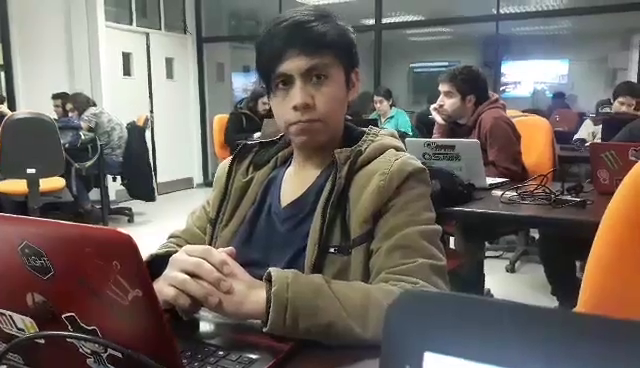
#> input picture frame 22 of Backend/uploads/fabian-like.mp4, 640 x 368 px
$ python dense-solution.py
#> lines starting #> are read from the running program, lines starting #| are printed output that depends on the picture
import cv2 as cv
import numpy as np
import time

start = time.time()

# The video feed is read in as a VideoCapture object
cap = cv.VideoCapture('/home/fabian/Documentos/Dataset/fabian-like.mp4')
# ret = a boolean return value from getting the frame, first_frame = the first frame in the entire video sequence
ret, first_frame = cap.read()
#> first_frame is the input picture: shape (368, 640, 3); mean B, G, R 95.6, 101.3, 109.3
# Converts frame to grayscale because we only need the luminance channel for detecting edges - less computationally expensive
prev_gray = cv.cvtColor(first_frame, cv.COLOR_BGR2GRAY)
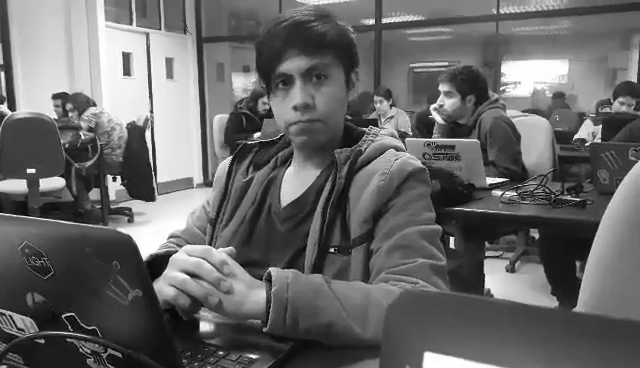
#> prev_gray: shape (368, 640); min 0, max 255, mean 103
# Creates an image filled with zero intensities with the same dimensions as the frame
mask = np.zeros_like(first_frame)
# Sets image saturation to maximum
mask[..., 1] = 255

while(cap.isOpened()):
    # ret = a boolean return value from getting the frame, frame = the current frame being projected in the video
    ret, frame = cap.read()
    # Opens a new window and displays the input frame
    try:
        cv.imshow("input", frame)
        # Converts each frame to grayscale - we previously only converted the first frame to grayscale
        gray = cv.cvtColor(frame, cv.COLOR_BGR2GRAY)
    except Exception:
        print("Bye")
        break
    # Calculates dense optical flow by Farneback method
    # https://docs.opencv.org/3.0-beta/modules/video/doc/motion_analysis_and_object_tracking.html#calcopticalflowfarneback
    flow = cv.calcOpticalFlowFarneback(prev_gray, gray, None, 0.5, 3, 15, 3, 5, 1.2, 0)
    # Computes the magnitude and angle of the 2D vectors
    magnitude, angle = cv.cartToPolar(flow[..., 0], flow[..., 1])
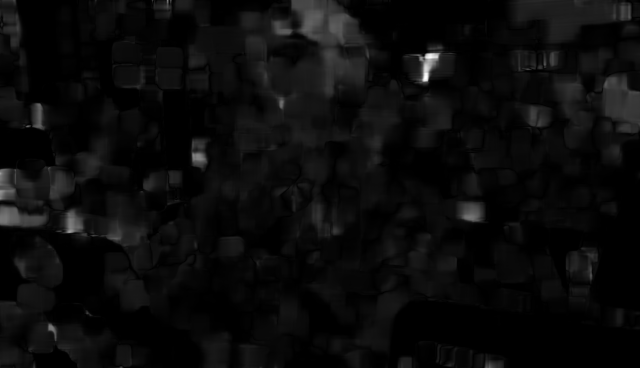
#> magnitude: shape (368, 640) float32; min 7.51e-18, max 2.64, mean 0.119; drawn with min black and max white
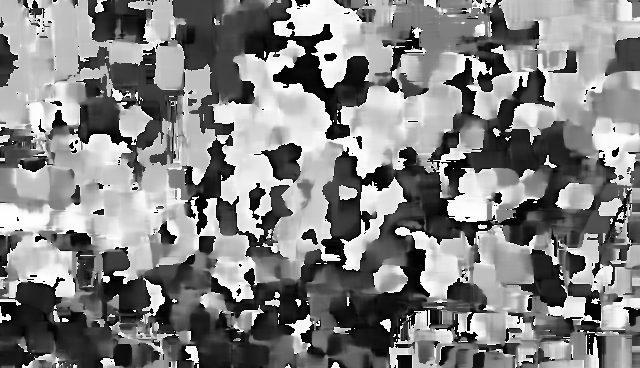
#> angle: shape (368, 640) float32; min 1.98e-05, max 6.28, mean 3.21; drawn with min black and max white
    # Sets image hue according to the optical flow direction
    mask[..., 0] = angle * 180 / np.pi / 2
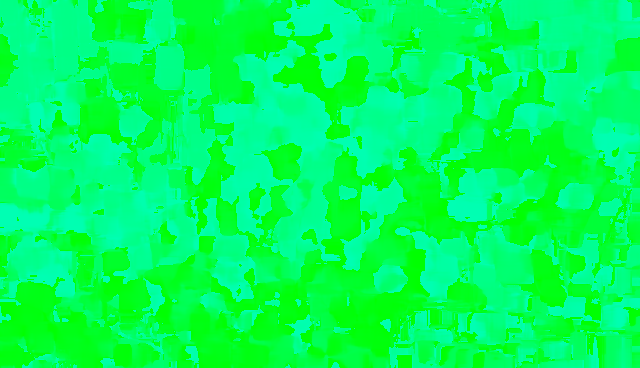
#> mask: shape (368, 640, 3); mean of channels 0, 1, 2 91.5, 255, 0; drawn as B, G, R
    # Sets image value according to the optical flow magnitude (normalized)
    mask[..., 2] = cv.normalize(magnitude, None, 0, 255, cv.NORM_MINMAX)
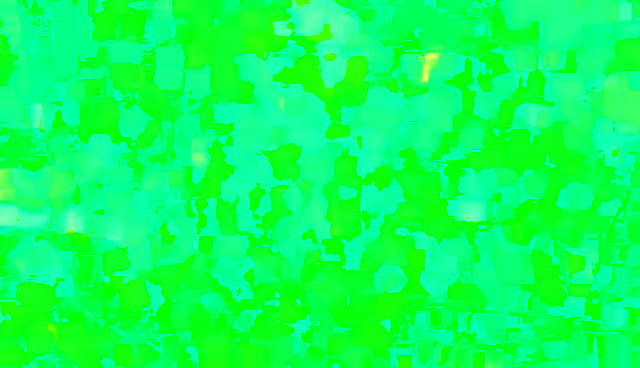
#> mask: shape (368, 640, 3); mean of channels 0, 1, 2 91.5, 255, 11; drawn as B, G, R
    # Converts HSV to RGB (BGR) color representation
    rgb = cv.cvtColor(mask, cv.COLOR_HSV2BGR)
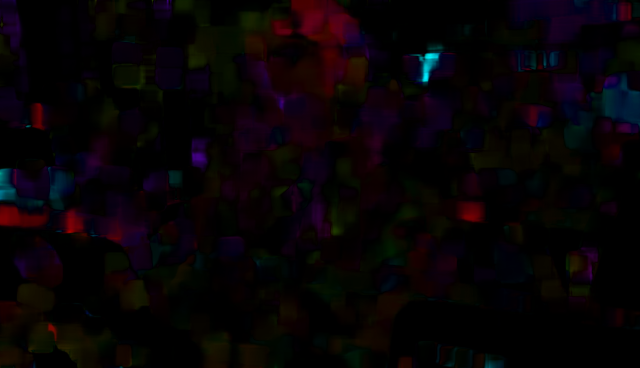
#> rgb: shape (368, 640, 3); mean B, G, R 5.3, 3.1, 7.6
    # Opens a new window and displays the output frame
    cv.imshow("dense optical flow", rgb)
    # Updates previous frame
    prev_gray = gray
    # Frames are read by intervals of 1 millisecond. The programs breaks out of the while loop when the user presses the 'q' key
    if cv.waitKey(1) & 0xFF == ord('q'):
#> (key q is pressed here)
        break
# The following frees up resources and closes all windows
end = time. time()
cap.release()
cv.destroyAllWindows()

print(end - start, "segundos")

$ run again, starting later in the video
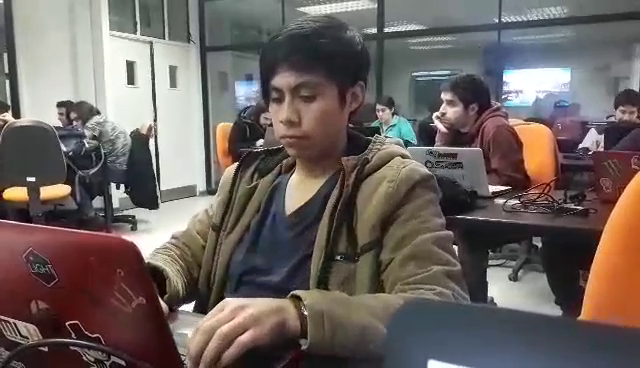
#> input picture frame 101 of Backend/uploads/fabian-like.mp4, 640 x 368 px
#> first_frame is the input picture: shape (368, 640, 3); mean B, G, R 95.6, 99.2, 109
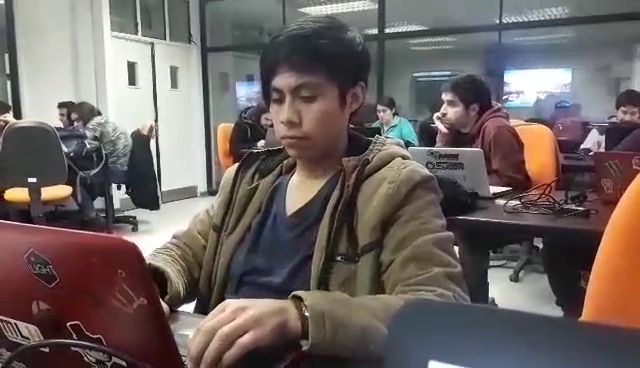
#> input picture frame 102 of Backend/uploads/fabian-like.mp4, 640 x 368 px
#> frame is the input picture: shape (368, 640, 3); mean B, G, R 96.6, 99.6, 109.9
#> `rgb = cv.cvtColor(mask, cv.COLOR_HSV2BGR)`:
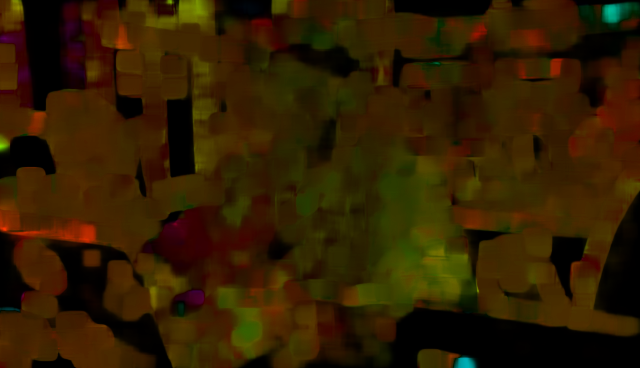
#> rgb: shape (368, 640, 3); mean B, G, R 0.6, 30.1, 49.8

$ run again, starting later in the video
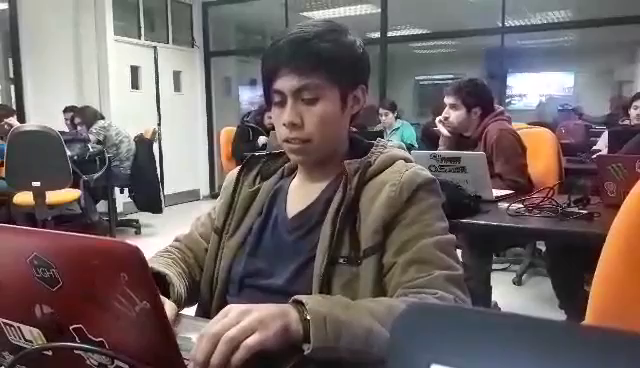
#> input picture frame 180 of Backend/uploads/fabian-like.mp4, 640 x 368 px
#> first_frame is the input picture: shape (368, 640, 3); mean B, G, R 98.5, 99.2, 110.8
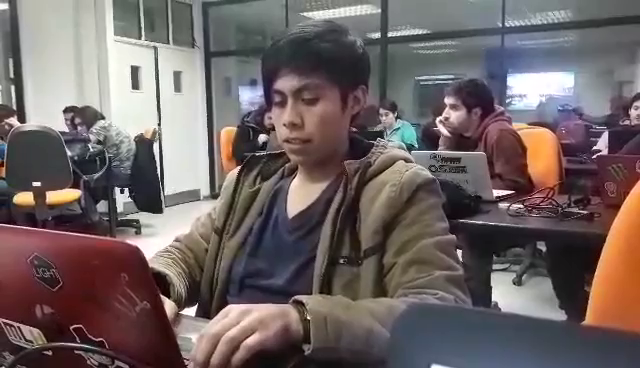
#> input picture frame 181 of Backend/uploads/fabian-like.mp4, 640 x 368 px
#> frame is the input picture: shape (368, 640, 3); mean B, G, R 99.1, 99.5, 111.3
#> `rgb = cv.cvtColor(mask, cv.COLOR_HSV2BGR)`:
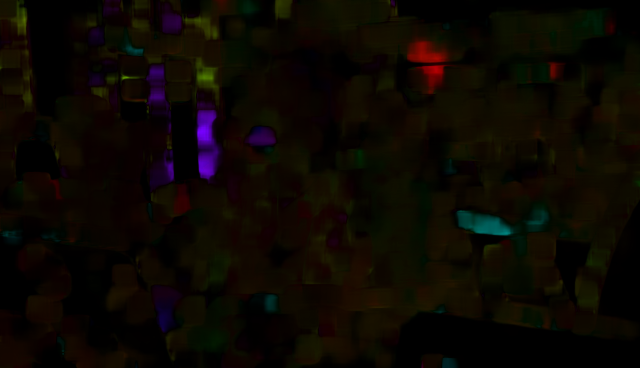
#> rgb: shape (368, 640, 3); mean B, G, R 2, 7.8, 12.5
